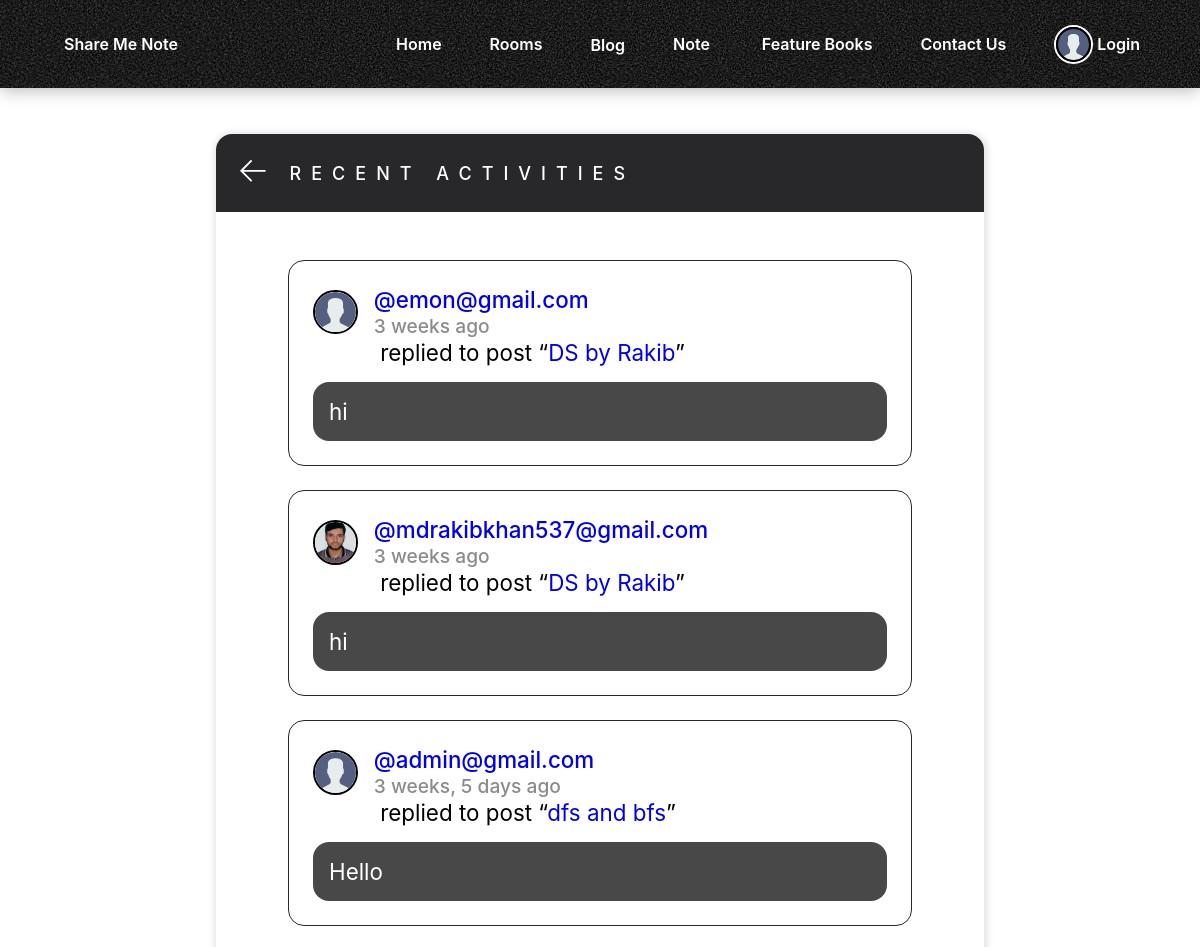
/rooms/activity/ (upper part), run on an earlier commit of the app's database.
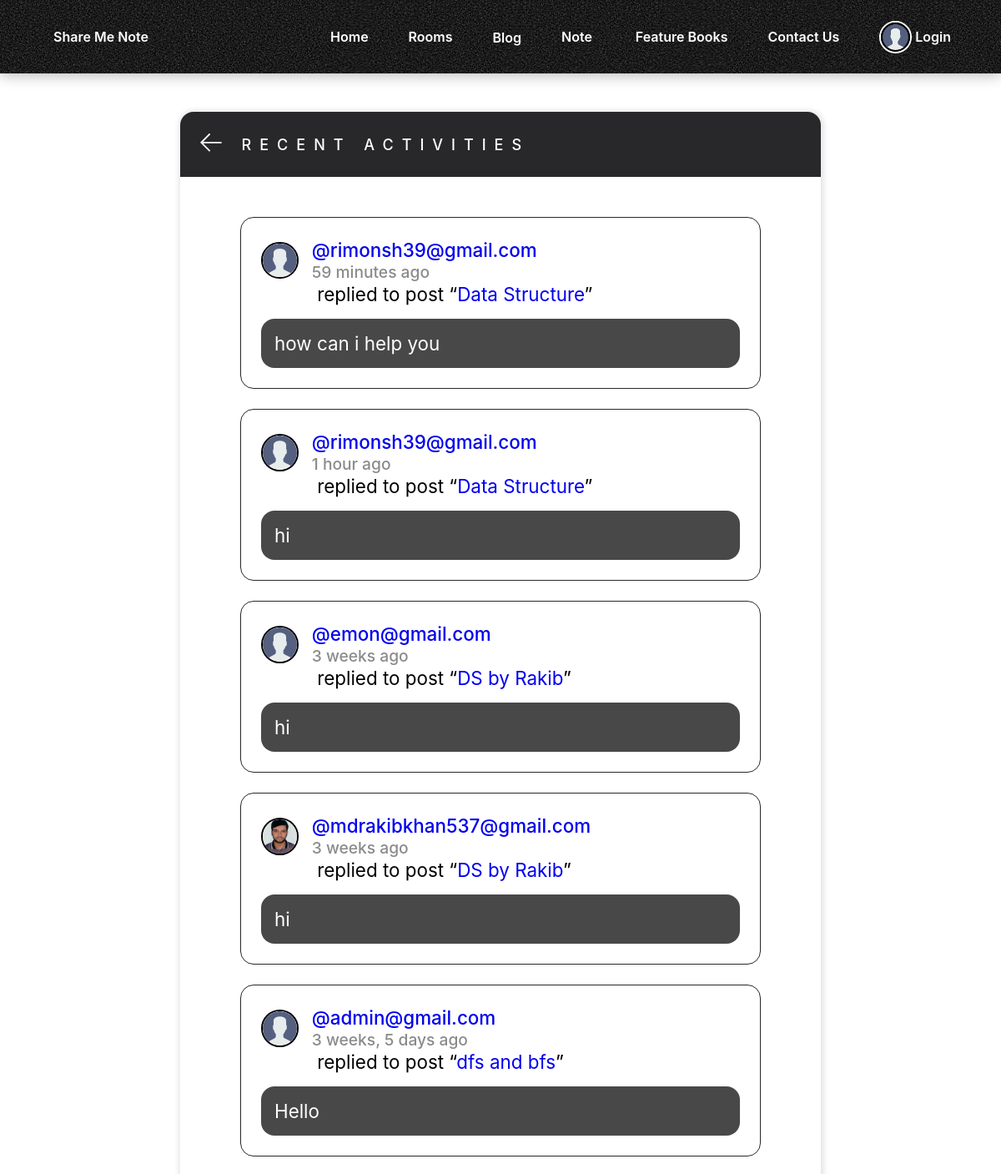
And on a later commit of the database.
### base/models.py (models this page shows, shortened)
class Message(models.Model):
    user = models.ForeignKey(User, on_delete=models.CASCADE)
    room = models.ForeignKey(Room, on_delete=models.CASCADE)
    body = models.TextField()
    updated = models.DateTimeField(auto_now=True)
    created = models.DateTimeField(auto_now_add=True)
    class Meta:
        ordering = ['-updated', '-created']

class User(AbstractUser):
    name = models.CharField(max_length=200, null=True)
    email = models.EmailField(unique=True, null=True)
    bio = models.TextField(null=True)
    avatar = models.ImageField(null=True, default="avatar.svg")
    USERNAME_FIELD = 'email'
    REQUIRED_FIELDS = []

class Room(models.Model):
    host = models.ForeignKey(User, on_delete=models.SET_NULL, null=True)
    topic = models.ForeignKey(Topic, on_delete=models.SET_NULL, null=True)
    name = models.CharField(max_length=200)
    description = models.TextField(null=True, blank=True)
    participants = models.ManyToManyField(
        User, related_name='participants', blank=True)
    updated = models.DateTimeField(auto_now=True)
    created = models.DateTimeField(auto_now_add=True)
    class Meta:
        ordering = ['-updated', '-created']
    def __str__(self):
        return self.name

### base/views.py (the view)
# urls.py: path('activity/', views.activityPage, name="activity"),
def activityPage(request):
    room_messages = Message.objects.all()
    return render(request, 'base/activity.html', {'room_messages': room_messages})

### base/templates/base/activity.html (shortened to what this page needs)
{% extends 'main.html' %}
{% block content %}
<main class="layout">
  <div class="container">
    <div class="layout__box">
      <div class="layout__boxHeader">
        <div class="layout__boxTitle">
          <a href="{% url 'home' %}">
            <svg version="1.1" xmlns="http://www.w3.org/2000/svg" width="32" height="32" viewBox="0 0 32 32">
              <title>arrow-left</title>
              <path
                d="M13.723 2.286l-13.723 13.714 13.719 13.714 1.616-1.611-10.96-10.96h27.625v-2.286h-27.625l10.965-10.965-1.616-1.607z">
              </path>
              </path>
            </svg>
          </a>
          <h3>Recent Activities</h3>
        </div>
      </div>
      <div class="activities-page layout__body">
        {% for message in room_messages %}
        <div class="activities__box">
          <div class="activities__boxHeader roomListRoom__header">
            <a href="{% url 'user-profile' message.user.id %}" class="roomListRoom__author">
              <div class="avatar avatar--small">
                <img src="{{message.user.avatar.url}}" />
              </div>
              <p>
                @{{message.user}}
                <span>{{message.created|timesince}} ago</span>
              </p>
            </a>
          </div>
          <div class="activities__boxContent">
            <p>replied to post “<a href="{% url 'room' message.room.id %}">{{message.room}}</a>”</p>
            <div class="activities__boxRoomContent">
              {{message.body}}
            </div>
          </div>
        </div>
        {% endfor %}
      </div>
    </div>
  </div>
</main>
{% endblock content %}

What changed in the data, as far as the page shows it:
added Message: user.avatar (placeholder picture), user "rimonsh39@gmail.com", created "59 minutes", room "Data Structure", body "how can i help you"
added Message: user.avatar (placeholder picture), user "rimonsh39@gmail.com", created "1 hour", room "Data Structure", body "hi"
